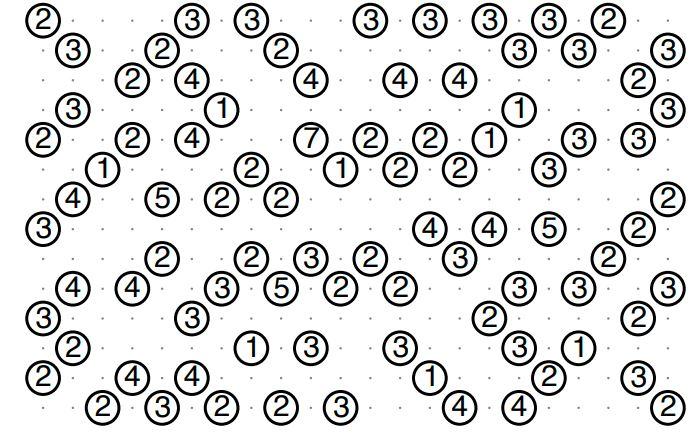
#> input picture convert_image_to_txt/big_bridge.JPG, 698 x 437 px, found by its file name
$ jupyter execute step1.crop_white.ipynb   (shell and % lines are left out)
#> lines starting #> are read from the running program, lines starting #| are printed output that depends on the picture; after the words box and inside, x2 and y2 are one past the last pixel; in counts of white or black regions, pixels touching at a corner belong together
[cell 1]
import cv2
from PIL import Image
import numpy as np

# Load ảnh
image = Image.open('big_bridge.jpg')
#> image is the input picture: PIL image 698x437 RGB; mean R, G, B 222.2, 222.5, 222.3
row = 14
col = 22
print(image.size)
#| (698, 437)
# (3508, 2480)
image = np.array(image)
# Chuyển ảnh sang mau xám
gray = cv2.cvtColor(image, cv2.COLOR_BGR2GRAY)

#print gray vào file
with open('gray.txt', 'w') as f:
    for item in gray:
        f.write("%s\n" % item)
#thu nho anh
gray = cv2.resize(gray, (0,0), fx=0.5, fy=0.5)
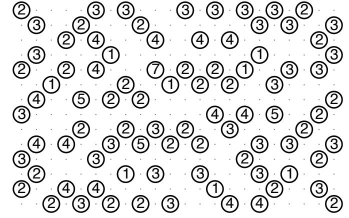
#> gray: shape (218, 349); min 0, max 255, mean 222.4
gray[gray<100]=0
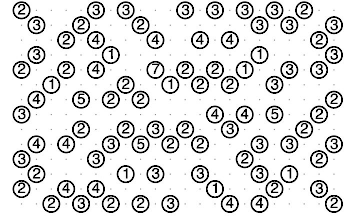
#> gray: shape (218, 349); 10.49% of pixels changed, all inside (x1, y1, x2, y2) = (13, 2, 343, 213)
gray[gray>=100]=255
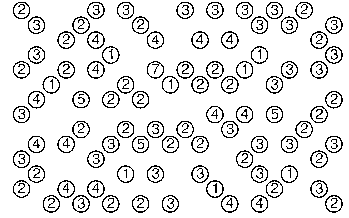
#> gray: shape (218, 349); 89.4% white; black in thin lines or dots
with open('gray.txt', 'w') as f:
    for item in gray:
        f.write("%s\n" % item)

$ run again, with convert_image_to_txt/2.JPG copied over convert_image_to_txt/big_bridge.JPG
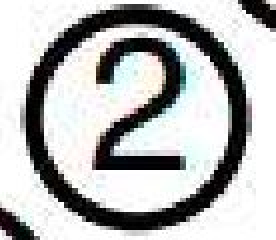
#> input picture convert_image_to_txt/2.JPG, 138 x 120 px, found by its file name (shown 2 times larger)
#> image is the input picture: PIL image 138x120 RGB; mean R, G, B 181.4, 182.3, 182
#| (138, 120)
#> the loop `for item in gray:` made 120 passes
#> `gray[gray<100]=0`:
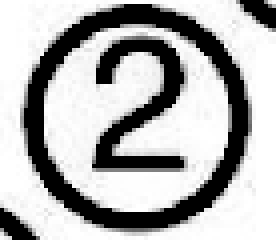
#> gray: shape (60, 69) (shown 4 times larger); min 0, max 255, mean 176.9
#> `gray[gray>=100]=255`:
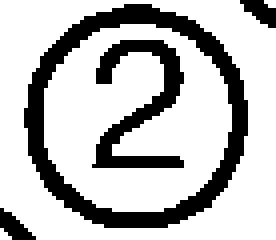
#> gray: shape (60, 69) (shown 4 times larger); 74.4% white; 4 black regions, box (x1, y1, x2, y2) and area: (6, 1, 62, 57) 703, (23, 10, 46, 42) 282, (60, 0, 69, 7) 37, (0, 52, 9, 60) 37
#> the loop `for item in gray:` made 60 passes

$ run again, with convert_image_to_txt/bridge14.JPG copied over convert_image_to_txt/big_bridge.JPG
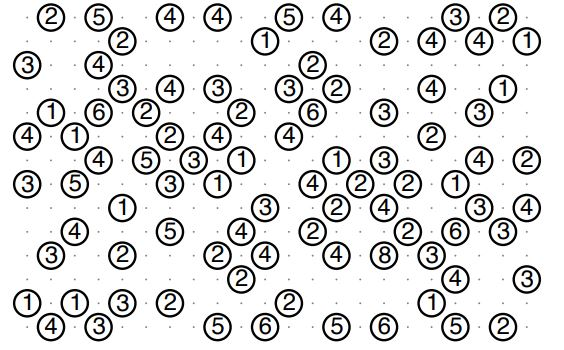
#> input picture convert_image_to_txt/bridge14.JPG, 564 x 350 px, found by its file name
#> image is the input picture: PIL image 564x350 RGB; mean R, G, B 222.1, 222.2, 222
#| (564, 350)
#> `gray[gray<100]=0`:
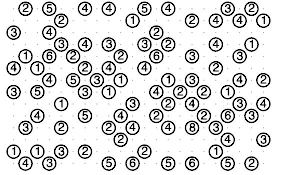
#> gray: shape (175, 282); min 0, max 255, mean 217.9
#> `gray[gray>=100]=255`:
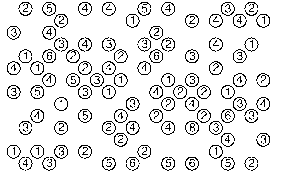
#> gray: shape (175, 282); 90% white; black in thin lines or dots

$ run again, with convert_image_to_txt/bridge25.JPG copied over convert_image_to_txt/big_bridge.JPG
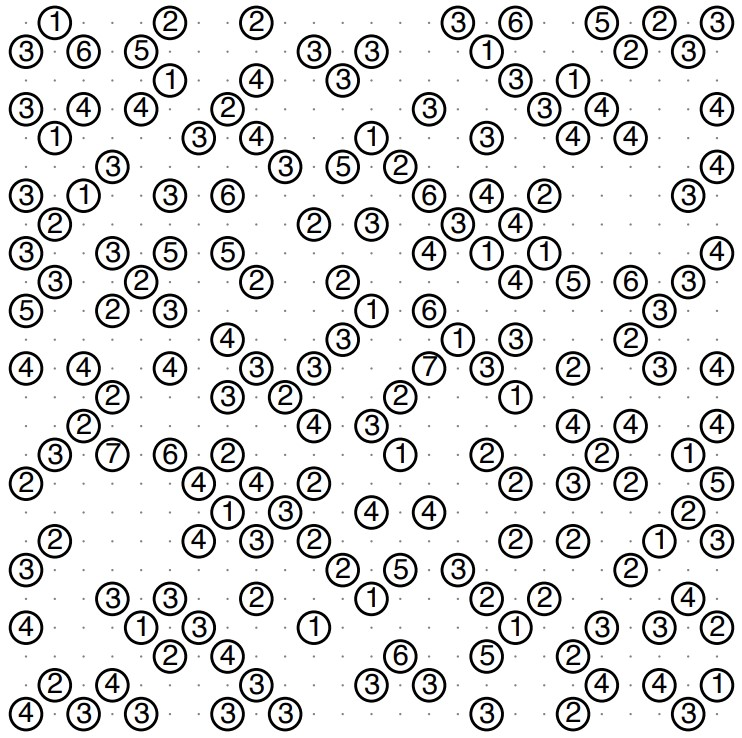
#> input picture convert_image_to_txt/bridge25.JPG, 742 x 738 px, found by its file name
#> image is the input picture: PIL image 742x738 RGB; mean R, G, B 222.3, 222.3, 222.2
#| (742, 738)
#> `gray[gray<100]=0`:
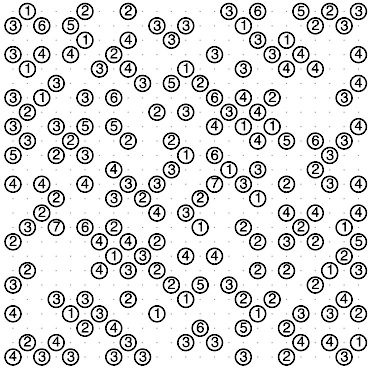
#> gray: shape (369, 371); min 0, max 255, mean 218.7
#> `gray[gray>=100]=255`:
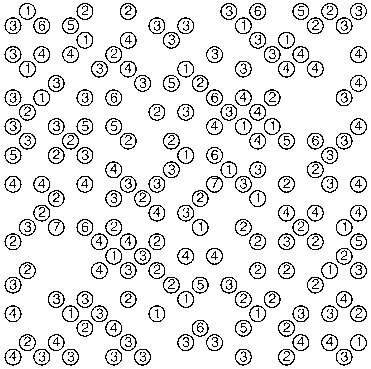
#> gray: shape (369, 371); 89.5% white; black in thin lines or dots
